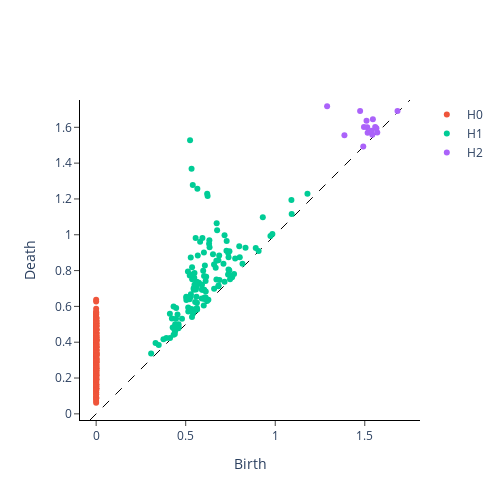

The notebook cell this image was saved under:
### Code cell
plot_diagram(diagrams_basic[-1])

### Figure 1 — Plotly figure (JSON) as saved in the notebook; plotly's stock layout.template omitted (floating-point values rounded to 4 significant figures; data arrays with more than 128 entries replaced by an {"elided": "..."} marker saying what was removed)
{"data": [{"hoverinfo": "none", "line": {"color": "black", "dash": "dash", "width": 1}, "mode": "lines", "showlegend": false, "type": "scatter", "x": [-0.03436, 1.753], "y": [-0.03436, 1.753]}, {"hoverinfo": "text", "hovertext": {"elided": "399 str values"}, "mode": "markers", "name": "H0", "type": "scatter", "x": {"elided": "399 int values"}, "y": {"elided": "399 float values"}}, {"hoverinfo": "text", "hovertext": {"elided": "132 str values"}, "mode": "markers", "name": "H1", "type": "scatter", "x": {"elided": "132 float values"}, "y": {"elided": "132 float values"}}, {"hoverinfo": "text", "hovertext": ["(1.682876467704773, 1.6915483474731445)", "(1.5697530508041382, 1.570723056793213)", "(1.5649621486663818, 1.594578742980957)", "(1.5580599308013916, 1.601171851158142)", "(1.5451046228408813, 1.644697666168213)", "(1.5420535802841187, 1.558262586593628)", "(1.5389046669006348, 1.580399751663208)", "(1.5159382820129395, 1.5701687335968018)", "(1.5136011838912964, 1.6005717515945435)", "(1.509748101234436, 1.6371699571609497)", "(1.495375394821167, 1.6012042760849)", "(1.491592288017273, 1.4923145771026611)", "(1.4739629030227661, 1.6907954216003418)", "(1.3863939046859741, 1.5559372901916504)", "(1.2896771430969238, 1.718144178390503)"], "mode": "markers", "name": "H2", "type": "scatter", "x": [1.683, 1.57, 1.565, 1.558, 1.545, 1.542, 1.539, 1.516, 1.514, 1.51, 1.495, 1.492, 1.474, 1.386, 1.29], "y": [1.692, 1.571, 1.595, 1.601, 1.645, 1.558, 1.58, 1.57, 1.601, 1.637, 1.601, 1.492, 1.691, 1.556, 1.718]}], "layout": {"height": 500, "plot_bgcolor": "white", "width": 500, "xaxis": {"autorange": false, "exponentformat": "e", "linecolor": "black", "linewidth": 1, "mirror": false, "range": [-0.03436, 1.753], "showexponent": "all", "showline": true, "side": "bottom", "ticks": "outside", "title": {"text": "Birth"}, "type": "linear", "zeroline": true}, "yaxis": {"autorange": false, "exponentformat": "e", "linecolor": "black", "linewidth": 1, "mirror": false, "range": [-0.03436, 1.753], "scaleanchor": "x", "scaleratio": 1, "showexponent": "all", "showline": true, "side": "left", "ticks": "outside", "title": {"text": "Death"}, "type": "linear", "zeroline": true}}}
